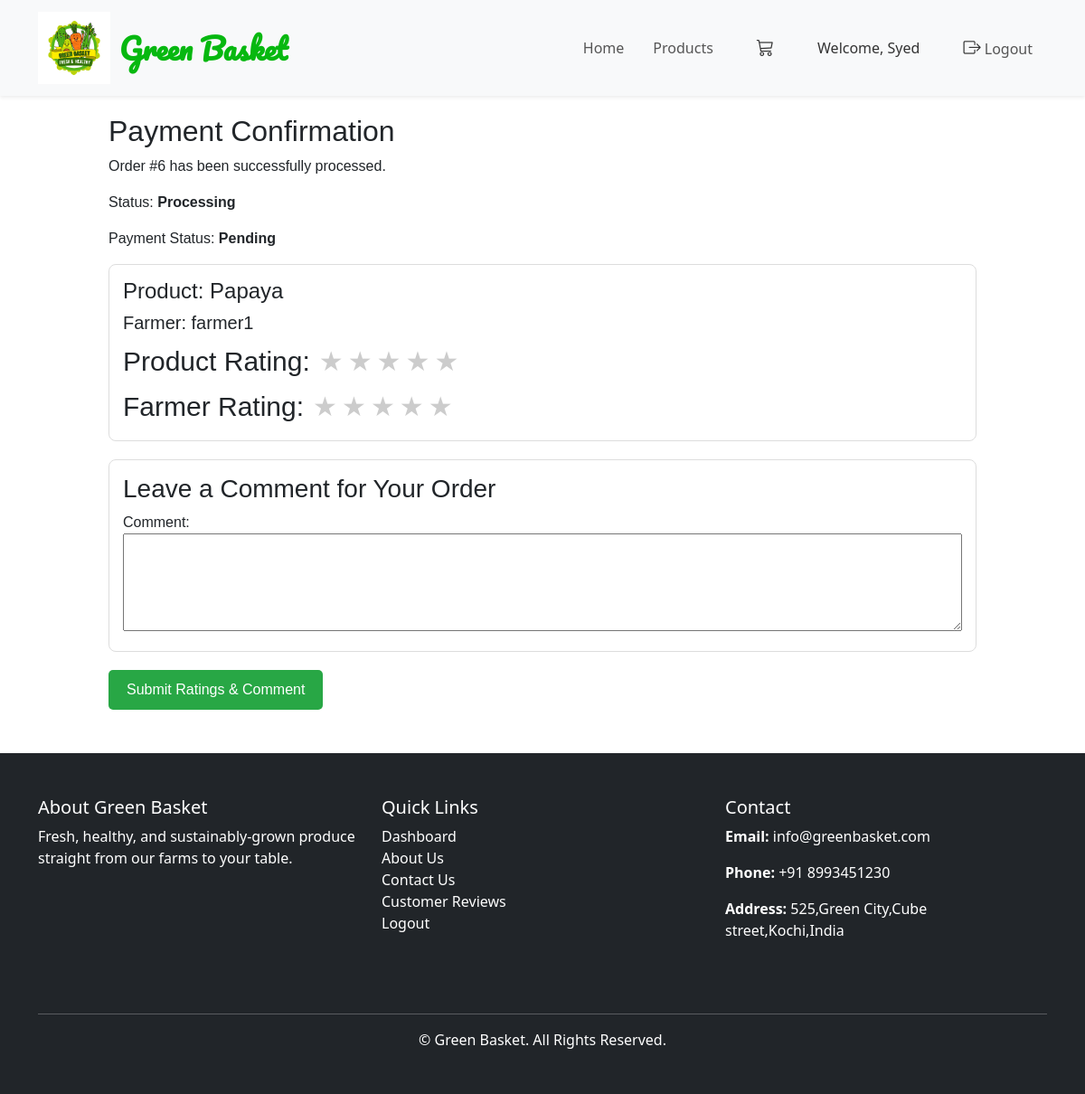
Page /cart_app/payment/success/6/ (signed in) on the committed database.
### cart_app/models.py (models this page shows, shortened)
class Order(models.Model):
    STATUS_CHOICES = (
        ('Pending', 'Pending'),
        ('Processing', 'Processing'),
        ('Shipped', 'Shipped'),
        ('Delivered', 'Delivered'),
    )
    PAYMENT_STATUS = (
        ('Pending', 'Pending'),
        ('Paid', 'Paid'),
        ('Failed', 'Failed'),
    )
    user = models.ForeignKey(User, on_delete=models.CASCADE)
    created_at = models.DateTimeField(auto_now_add=True)
    status = models.CharField(max_length=20, choices=STATUS_CHOICES, default='Pending')
    payment_status = models.CharField(max_length=20, choices=PAYMENT_STATUS, default='Pending')
    total_amount = models.DecimalField(max_digits=10, decimal_places=2, default=0)

class OrderItem(models.Model):
    order = models.ForeignKey(Order, on_delete=models.CASCADE, related_name='items')
    product = models.ForeignKey(Product, on_delete=models.CASCADE)
    quantity = models.PositiveIntegerField()
    price = models.DecimalField(max_digits=10, decimal_places=2)

### store/models.py (models this page shows, shortened)
class Product(models.Model):
    farmer = models.ForeignKey(FarmerProfile, on_delete=models.CASCADE)
    category = models.ForeignKey(Category, on_delete=models.SET_NULL, null=True)
    name = models.CharField(max_length=100)
    description = models.TextField()
    price = models.FloatField()
    stock = models.PositiveIntegerField()
    image = models.ImageField(upload_to='product_images/')
    created_at = models.DateTimeField(auto_now_add=True)
    rating =models.DecimalField(max_digits=3,decimal_places=2,default=0)
    rating_count=models.PositiveIntegerField(default=0)

class FarmerProfile(models.Model):
    user = models.OneToOneField(User,on_delete=models.CASCADE,null=True)
    name=models.CharField(max_length=30,null=True)
    phonenumber=models.CharField(max_length=10)
    address=models.TextField(null=True,blank=True)
    farm_name=models.CharField(null=True)
    is_verified=models.BooleanField(default=True)
    rating=models.FloatField(default=0)
    image=models.ImageField(upload_to='farmer_detail/',blank=True,null=True)
    rating=models.DecimalField(max_digits=3,decimal_places=2,default=0)
    rating_count=models.PositiveIntegerField(default=0)

### cart_app/views.py (the view, shortened to what this page needs)
# urls.py: path('payment/success/<int:order_id>/',views.payment_success,name='payment_success')
@login_required
def payment_success(request, order_id):
    order = get_object_or_404(Order, id=order_id, user=request.user)
    items = order.items.all()
    return render(request, 'payment_success.html', {'order': order, 'items': items})

### templates/payment_success.html (shortened to what this page needs)
{% extends 'base.html' %}
{% block content %}
<div style="width:80%; margin:20px auto; font-family:Arial, sans-serif;">
    <h2>Payment Confirmation</h2>
    <p>Order #{{ order.id }} has been successfully processed.</p>
    <p>Status: <strong>{{ order.status }}</strong></p>
    <p>Payment Status: <strong>{{ order.payment_status }}</strong></p>
    <form method="POST" id="ratingForm">
        {% for item in items %}
        <div style="margin-top: 15px; padding: 15px; border: 1px solid #ddd; border-radius: 8px;">
            <h4>Product: {{ item.product.name }}</h4>
            <h5>Farmer: {{ item.product.farmer.name }}</h5>
            <div class="stars product-stars" data-item-id="{{ item.id }}">
                <span style="margin-right:5px;">Product Rating:</span>
                {% for i in "12345" %}
                <span class="star" data-value="{{ forloop.counter }}">&#9733;</span>
                {% endfor %}
            </div>
            <div class="stars farmer-stars" data-item-id="{{ item.id }}" style="margin-top:5px;">
                <span style="margin-right:5px;">Farmer Rating:</span>
                {% for i in "12345" %}
                <span class="star" data-value="{{ forloop.counter }}">&#9733;</span>
                {% endfor %}
            </div>
        </div>
        {% endfor %}
        <div style="margin-top: 20px; padding:15px; border:1px solid #ddd; border-radius:8px;">
            <h3>Leave a Comment for Your Order</h3>
            <label for="comment">Comment:</label><br>
            <textarea name="comment" id="comment" rows="4" style="width:100%; padding:5px;" required></textarea>
        </div>
        <button type="submit" style="margin-top:20px; padding:10px 20px; background-color:#28a745; color:white; border:none; border-radius:5px;">
            Submit Ratings & Comment
        </button>
    </form>
</div>
{% endblock %}

### templates/base.html (shortened to what this page needs)
<!DOCTYPE html>
<html lang="en">
<head>
    {% load static %}
    <link href="https://cdn.jsdelivr.net/npm/bootstrap@5.3.2/dist/css/bootstrap.min.css" rel="stylesheet">
    <link rel="stylesheet" href="https://cdn.jsdelivr.net/npm/bootstrap-icons@1.10.5/font/bootstrap-icons.css">
    <link rel="stylesheet" href="https://cdnjs.cloudflare.com/ajax/libs/animate.css/4.1.1/animate.min.css"/>
    <link rel="stylesheet" href="{% static 'css/style.css' %}">
</head>
<body>
    <nav class="navbar navbar-expand-lg navbar-light bg-light fixed-top shadow-sm" id="main-navbar">
        <div class="container">
            <a class="navbar-brand d-flex align-items-center" href="{% url 'index' %}">
                <img src="{% static 'img/logo.png' %}" alt="Green Basket Logo">
                <span>Green Basket</span>
            </a>
            <div class="collapse navbar-collapse" id="navbarNav">
                <ul class="navbar-nav ms-auto align-items-center">
                    <li class="nav-item"><a class="nav-link" href="{% url 'index' %}">Home</a></li>
                    <li class="nav-item"><a class="nav-link" href="{% url 'allproducts_all' %}">Products</a></li>
                    <li class="nav-item ms-3">
                        <a class="nav-link" href="{% url 'cart_home' %}">
                            <i class="bi bi-cart3" style="color:#333; font-size:1.2rem;"></i>
                        </a>
                    </li>
                     {% if user.is_authenticated %}
                     <li class="nav-item ms-3 d-flex align-items-center">
                        <span class="nav-link" style="color:#333; font-weight:500;">
                            Welcome, {{ user.first_name|default:user.username }}
                        </span>
                    </li>
                    <li class="nav-item ms-3">
                        <a class="nav-link" href="{% url 'logout' %}">
                            <i class="bi bi-box-arrow-right" style="color:#333; font-size:1.2rem;"></i> Logout
                        </a>
                    </li>
                    {% else %}
                    <li class="nav-item ms-3">
                        <a class="nav-link" href="{% url 'login_page' %}">
                            <i class="bi bi-lock" style="color:#333; font-size:1.2rem;"></i> Sign In
                        </a>
                    </li>
                    {% endif %}
                </ul>
            </div>
        </div>
    </nav>
    <main>
        {% block content %}
        {% endblock %}
    </main>
    {% include 'footer.html' %}
</body>
</html>

### static/css/style.css (style rules this page uses)
:root { --primary: #3CB815; --secondary: #F65005; --light: #F7F8FC; --dark: #111111; }
.navbar { background-color: rgba(255, 255, 255, 0.95); backdrop-filter: blur(5px); padding-top: 0.5rem; padding-bottom: 0.5rem; }
.navbar .navbar-nav .nav-link { padding: 0.5rem 1rem; color: #555555; font-weight: 500; outline: none; }

### templates/base.html (style rules this page uses)
body { padding-top: 80px; }
.navbar-brand img { height: 80px; width: auto; margin-right: 10px; }
.navbar-brand span { font-family: 'Pacifico', cursive; font-size: 2rem; color: #07b810; font-weight: 600; transition: color 0.3s; }

### templates/payment_success.html (style rules this page uses)
.stars { display: flex; gap: 5px; font-size: 30px; cursor: pointer; align-items: center; }
.star { color: #ccc; transition: color 0.2s; }

### rows in the picture
Order: id "6", status "Processing", payment_status "Pending"
OrderItem: product.name "Papaya", product.farmer.name "farmer1"

### other values in the picture
{{ user.first_name|default:user.username }} "Syed"
